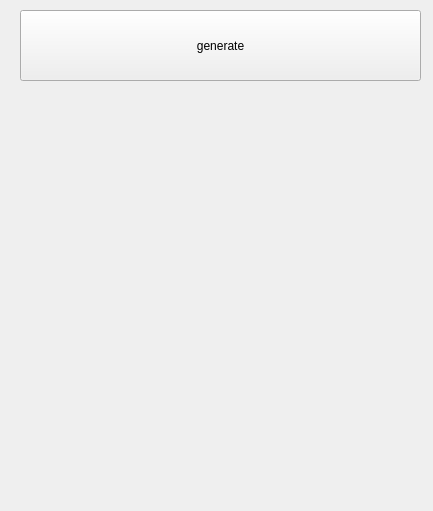
<?xml version="1.0" encoding="UTF-8"?>
<ui version="4.0">
 <class>MainWindow</class>
 <widget class="QMainWindow" name="MainWindow">
  <property name="geometry">
   <rect>
    <x>0</x>
    <y>0</y>
    <width>433</width>
    <height>511</height>
   </rect>
  </property>
  <property name="windowTitle">
   <string>MainWindow</string>
  </property>
  <widget class="QWidget" name="centralwidget">
   <widget class="QPushButton" name="gen">
    <property name="geometry">
     <rect>
      <x>20</x>
      <y>10</y>
      <width>401</width>
      <height>71</height>
     </rect>
    </property>
    <property name="text">
     <string>generate</string>
    </property>
   </widget>
  </widget>
 </widget>
 <resources/>
 <connections/>
</ui>
